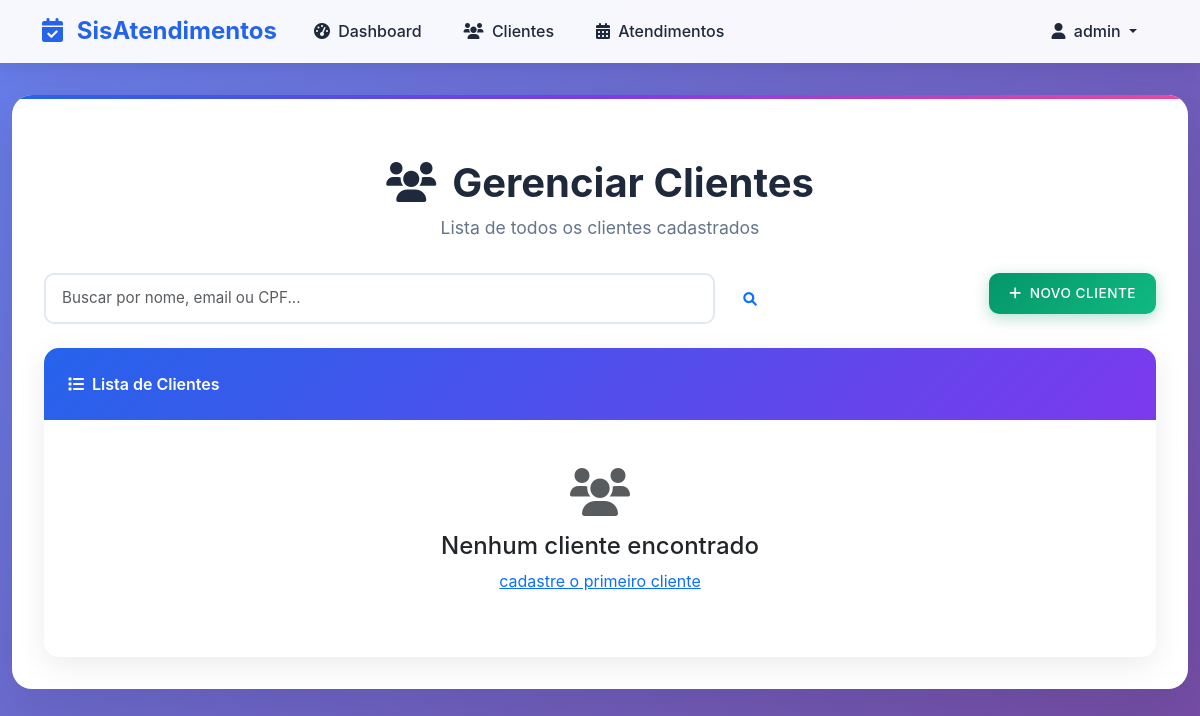
Page /clientes/ (signed in) on the earlier database version.
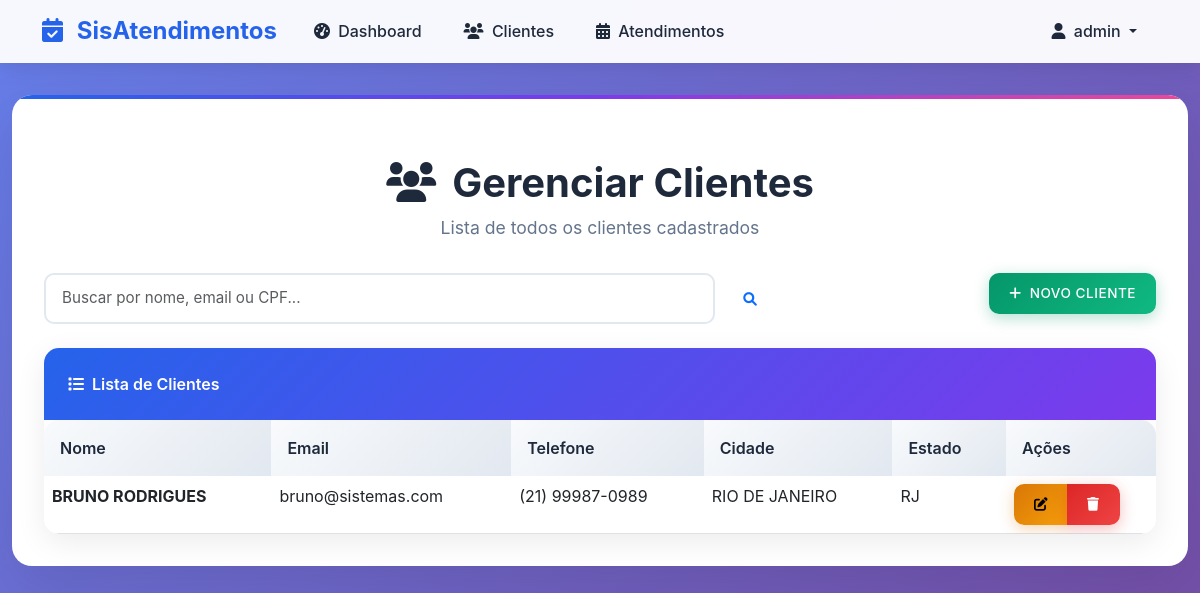
Same page on the later database version.
### core/models.py (models this page shows, shortened)
class Cliente(models.Model):
    nome = models.CharField(max_length=100, verbose_name="Nome completo")
    email = models.EmailField(unique=True, verbose_name="E-mail")
    telefone = models.CharField(
        max_length=15,
        validators=[RegexValidator(r'^\(\d{2}\)\s\d{4,5}-\d{4}$', 'Formato: (11) 99999-9999')],
        verbose_name="Telefone"
    )
    cpf = models.CharField(
        max_length=14,
        unique=True,
        validators=[RegexValidator(r'^\d{3}\.\d{3}\.\d{3}-\d{2}$', 'Formato: 000.000.000-00')],
        verbose_name="CPF"
    )
    cep = models.CharField(
        max_length=9,
        validators=[RegexValidator(r'^\d{5}-\d{3}$', 'Formato: 00000-000')],
        verbose_name="CEP"
    )
    logradouro = models.CharField(max_length=200, verbose_name="Logradouro")
    numero = models.CharField(max_length=10, verbose_name="Número")
    complemento = models.CharField(max_length=100, blank=True, null=True, verbose_name="Complemento")
    bairro = models.CharField(max_length=100, verbose_name="Bairro")
    cidade = models.CharField(max_length=100, verbose_name="Cidade")
    estado = models.CharField(max_length=2, verbose_name="Estado")
    created_at = models.DateTimeField(auto_now_add=True)
    updated_at = models.DateTimeField(auto_now=True)
    class Meta:
        verbose_name = "Cliente"
        verbose_name_plural = "Clientes"
        ordering = ['nome']

### core/views.py (the view, shortened to what this page needs)
# urls.py: path('clientes/', views.cliente_list_view, name='cliente_list'),
@login_required
def cliente_list_view(request):
    search = request.GET.get('search', '')
    clientes = Cliente.objects.all()
    paginator = Paginator(clientes, 10)  # 10 clientes por página
    page_number = request.GET.get('page')
    clientes = paginator.get_page(page_number)
    return render(request, 'core/cliente_list.html', {
        'clientes': clientes,
        'search': search
    })

### core/templates/core/cliente_list.html (shortened to what this page needs)
{% extends 'core/base.html' %}
{% block content %}
<div class="main-content animate-fade-in">
    <div class="page-header">
        <h1><i class="fas fa-users me-3"></i>Gerenciar Clientes</h1>
        <p>Lista de todos os clientes cadastrados</p>
    </div>
    <div class="row mb-4">
        <div class="col-md-8">
            <form method="get" class="d-flex">
                <input type="text" class="form-control me-2" name="search" placeholder="Buscar por nome, email ou CPF..." value="{{ search }}">
                <button type="submit" class="btn btn-outline-primary">
                    <i class="fas fa-search"></i>
                </button>
            </form>
        </div>
        <div class="col-md-4 text-end">
            <a href="{% url 'cliente_create' %}" class="btn btn-success">
                <i class="fas fa-plus me-2"></i>Novo Cliente
            </a>
        </div>
    </div>
    <div class="card">
        <div class="card-header">
            <i class="fas fa-list me-2"></i>Lista de Clientes
        </div>
        <div class="card-body p-0">
            {% if clientes %}
                <div class="table-responsive">
                    <table class="table table-hover mb-0">
                        <thead>
                            <tr>
                                <th>Nome</th>
                                <th>Email</th>
                                <th>Telefone</th>
                                <th>Cidade</th>
                                <th>Estado</th>
                                <th width="150">Ações</th>
                            </tr>
                        </thead>
                        <tbody>
                            {% for cliente in clientes %}
                            <tr>
                                <td>
                                    <strong>{{ cliente.nome }}</strong>
                                </td>
                                <td>{{ cliente.email }}</td>
                                <td>{{ cliente.telefone }}</td>
                                <td>{{ cliente.cidade }}</td>
                                <td>{{ cliente.estado }}</td>
                                <td>
                                    <div class="btn-group" role="group">
                                        <a href="{% url 'cliente_update' cliente.pk %}" class="btn btn-sm btn-warning">
                                            <i class="fas fa-edit"></i>
                                        </a>
                                        <button type="button" class="btn btn-sm btn-danger" onclick="confirmDelete('{{ cliente.nome }}', '{% url 'cliente_delete' cliente.pk %}')">
                                            <i class="fas fa-trash"></i>
                                        </button>
                                    </div>
                                </td>
                            </tr>
                            {% endfor %}
                        </tbody>
                    </table>
                </div>
            {% else %}
                <div class="text-center p-5">
                    <i class="fas fa-users fa-3x text-muted mb-3"></i>
                    <h4>Nenhum cliente encontrado</h4>
                    <p class="text-muted">{% if search %}Tente uma busca diferente ou {% endif %}<a href="{% url 'cliente_create' %}">cadastre o primeiro cliente</a></p>
                </div>
            {% endif %}
        </div>
    </div>
</div>
{% endblock %}

### core/templates/core/base.html (shortened to what this page needs)
<!DOCTYPE html>
<html lang="pt-br">
<head>
    <link href="https://cdnjs.cloudflare.com/ajax/libs/bootstrap/5.3.0/css/bootstrap.min.css" rel="stylesheet">
    <link href="https://cdnjs.cloudflare.com/ajax/libs/bootstrap-icons/1.10.0/font/bootstrap-icons.min.css" rel="stylesheet">
    <link href="https://cdnjs.cloudflare.com/ajax/libs/font-awesome/6.0.0/css/all.min.css" rel="stylesheet">
</head>
<body>
    {% if user.is_authenticated %}
    <nav class="navbar navbar-expand-lg">
        <div class="container">
            <a class="navbar-brand" href="{% url 'dashboard' %}">
                <i class="fas fa-calendar-check me-2"></i>
                SisAtendimentos
            </a>
            <div class="collapse navbar-collapse" id="navbarNav">
                <ul class="navbar-nav me-auto">
                    <li class="nav-item">
                        <a class="nav-link" href="{% url 'dashboard' %}">
                            <i class="fas fa-tachometer-alt me-1"></i> Dashboard
                        </a>
                    </li>
                    <li class="nav-item">
                        <a class="nav-link" href="{% url 'cliente_list' %}">
                            <i class="fas fa-users me-1"></i> Clientes
                        </a>
                    </li>
                    <li class="nav-item">
                        <a class="nav-link" href="{% url 'atendimento_list' %}">
                            <i class="fas fa-calendar-alt me-1"></i> Atendimentos
                        </a>
                    </li>
                </ul>
                <ul class="navbar-nav">
                    <li class="nav-item dropdown">
                        <a class="nav-link dropdown-toggle" href="#" role="button" data-bs-toggle="dropdown">
                            <i class="fas fa-user me-1"></i> {{ user.first_name|default:user.username }}
                        </a>
                    </li>
                </ul>
            </div>
        </div>
    </nav>
    {% endif %}
    <div class="container-fluid">
        {% block content %}{% endblock %}
    </div>
</body>
</html>

### core/templates/core/base.html (style rules this page uses)
:root { --primary-color: #2563eb; --primary-dark: #1d4ed8; --secondary-color: #64748b; --success-color: #059669; --warning-color: #d97706; --danger-color: #dc2626; --dark-color: #1e293b; --light-color: #f8fafc; --border-color: #e2e8f0; }
body { background: linear-gradient(135deg, #667eea 0%, #764ba2 100%); min-height: 100vh; font-family: 'Inter', -apple-system, BlinkMacSystemFont, sans-serif; }
.navbar { background: rgba(255, 255, 255, 0.95) !important; backdrop-filter: blur(10px); border-bottom: 1px solid rgba(255, 255, 255, 0.2); box-shadow: 0 4px 20px rgba(0, 0, 0, 0.1); }
.navbar-brand { font-weight: 700; color: var(--primary-color) !important; font-size: 1.5rem; }
.nav-link { font-weight: 500; color: var(--dark-color) !important; transition: all 0.3s ease; border-radius: 8px; margin: 0 5px; padding: 8px 16px !important; }
.main-content { background: white; border-radius: 20px; box-shadow: 0 20px 60px rgba(0, 0, 0, 0.1); margin: 2rem auto; padding: 2rem; max-width: 1200px; position: relative; overflow: hidden; }
.main-content::before { content: ''; position: absolute; top: 0; left: 0; right: 0; height: 4px; background: linear-gradient(90deg, var(--primary-color), #7c3aed, #ec4899); }
.card { border: none; border-radius: 15px; box-shadow: 0 8px 30px rgba(0, 0, 0, 0.08); transition: all 0.3s ease; overflow: hidden; }
.card-header { background: linear-gradient(135deg, var(--primary-color), #7c3aed); color: white; border: none; padding: 1.5rem; font-weight: 600; }
.btn { border-radius: 10px; font-weight: 500; padding: 10px 20px; transition: all 0.3s ease; border: none; text-transform: uppercase; letter-spacing: 0.5px; font-size: 0.85rem; }
.btn-success { background: linear-gradient(135deg, var(--success-color), #10b981); box-shadow: 0 4px 15px rgba(5, 150, 105, 0.3); }
.btn-warning { background: linear-gradient(135deg, var(--warning-color), #f59e0b); box-shadow: 0 4px 15px rgba(217, 119, 6, 0.3); }
.btn-danger { background: linear-gradient(135deg, var(--danger-color), #ef4444); box-shadow: 0 4px 15px rgba(220, 38, 38, 0.3); }
.form-control, .form-select { border: 2px solid #e2e8f0; border-radius: 10px; padding: 12px 16px; transition: all 0.3s ease; font-size: 0.95rem; }
.table { border-radius: 15px; overflow: hidden; box-shadow: 0 8px 30px rgba(0, 0, 0, 0.05); }
.table thead th { background: linear-gradient(135deg, #f8fafc, #e2e8f0); border: none; font-weight: 600; color: var(--dark-color); padding: 1rem; }
.table tbody tr { transition: all 0.3s ease; }
.page-header { text-align: center; margin: 2rem 0; color: var(--dark-color); }
.page-header h1 { font-weight: 700; font-size: 2.5rem; margin-bottom: 0.5rem; }
.page-header p { color: var(--secondary-color); font-size: 1.1rem; }
.animate-fade-in { animation: fadeInUp 0.6s ease forwards; }

Differences in the rows shown:
added Cliente: nome "BRUNO RODRIGUES", email "bruno@sistemas.com", telefone "(21) 99987-0989", cidade "RIO DE JANEIRO", estado "RJ"
Other differences:
text no longer shown: "Nenhum cliente encontrado cadastre o primeiro cliente"
text now shown: "Nome Email Telefone Cidade Estado Ações"
